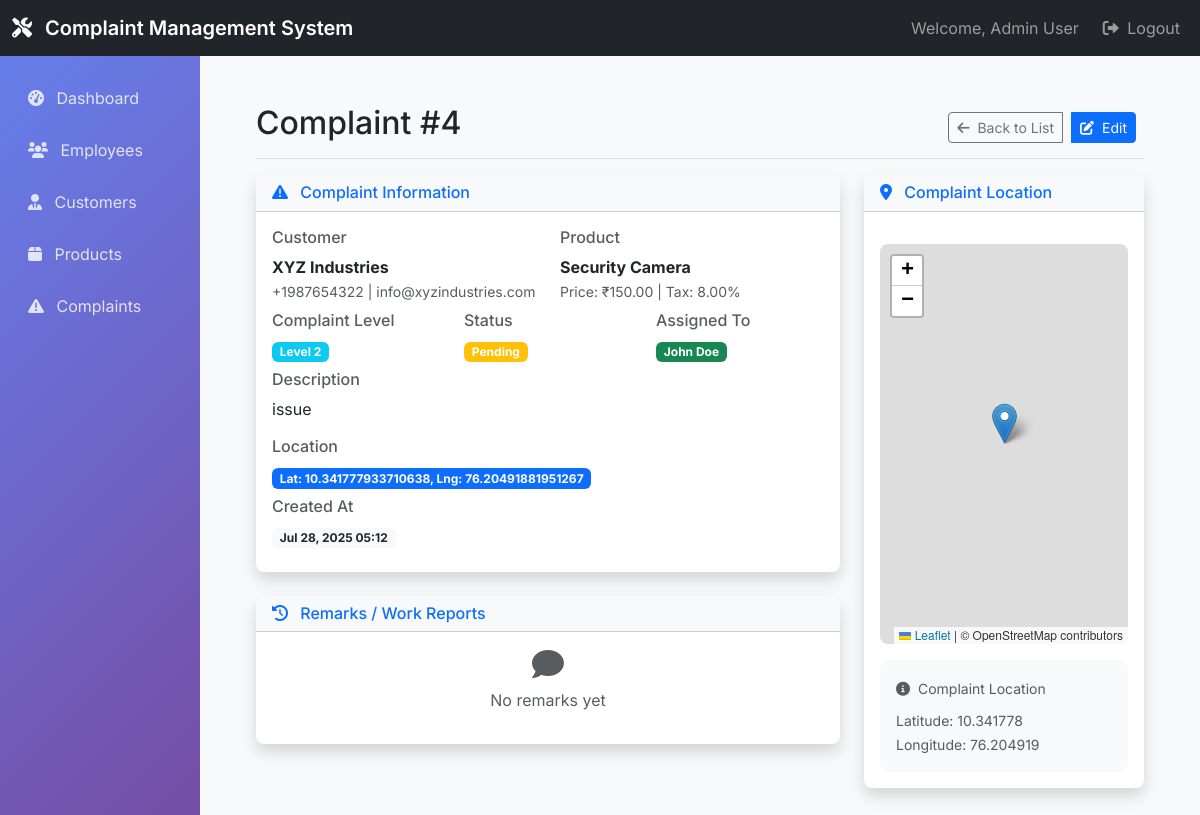
The app's page /admin_complaints/4/ (signed in) with its own data.
### complaints/models.py (models this page shows, shortened)
class User(AbstractUser):
    ROLE_CHOICES = (
        ('admin', 'Admin'),
        ('employee', 'Employee'),
    )
    role = models.CharField(max_length=10, choices=ROLE_CHOICES)

class Complaint(models.Model):
    COMPLAINT_LEVEL_CHOICES = (
        ('Level 1', 'Level 1'),
        ('Level 2', 'Level 2'),
        ('Level 3', 'Level 3'),
    )
    STATUS_CHOICES = (
        ('Pending', 'Pending'),
        ('Closed', 'Closed'),
        ('Not Closed', 'Not Closed'),
    )
    customer = models.ForeignKey(Customer, on_delete=models.CASCADE)
    product = models.ForeignKey(Product, on_delete=models.CASCADE)
    complaint_level = models.CharField(max_length=10, choices=COMPLAINT_LEVEL_CHOICES)
    description = models.TextField()
    location_lat = models.FloatField(blank=True, null=True)
    location_lng = models.FloatField(blank=True, null=True)
    status = models.CharField(max_length=20, choices=STATUS_CHOICES, default='Pending')
    assigned_to = models.ForeignKey(Employee, on_delete=models.SET_NULL, blank=True, null=True)
    created_by = models.ForeignKey(User, on_delete=models.CASCADE, related_name='created_complaints')
    created_at = models.DateTimeField(auto_now_add=True)

class Customer(models.Model):
    name = models.CharField(max_length=100)
    contact_number = models.CharField(max_length=15)
    email = models.EmailField()
    address = models.TextField()

class Product(models.Model):
    name = models.CharField(max_length=100)
    price = models.DecimalField(max_digits=10, decimal_places=2)
    tax = models.DecimalField(max_digits=5, decimal_places=2)  # in percent

class Employee(models.Model):
    user = models.OneToOneField(User, on_delete=models.CASCADE, related_name='employee_profile')
    phone = models.CharField(max_length=15)
    designation = models.CharField(max_length=100)
    salary = models.DecimalField(max_digits=10, decimal_places=2)
    address = models.TextField(blank=True, null=True)

### complaints/views.py (the view)
# urls.py: path('admin_complaints/<int:pk>/', views.complaint_detail, name='complaint_detail'),
@login_required
@user_passes_test(is_admin)
def complaint_detail(request, pk):
    complaint = get_object_or_404(Complaint, pk=pk)
    remarks = complaint.remarks.all().order_by('-timestamp')
    return render(request, 'admin_section/complaint_detail.html', {'complaint': complaint, 'remarks': remarks})

### complaints/views.py (called while the page is built)
def is_admin(user):
    return user.is_authenticated and user.role == 'admin'

### templates/admin_section/complaint_detail.html (shortened to what this page needs)
{% extends 'base.html' %}
{% block extra_css %}
<link rel="stylesheet" href="https://unpkg.com/leaflet@1.9.4/dist/leaflet.css" />
{% endblock %}
{% block content %}
<div class="d-flex justify-content-between flex-wrap flex-md-nowrap align-items-center pt-3 pb-2 mb-3 border-bottom">
    <h1 class="h2">Complaint #{{ complaint.id }}</h1>
    <div class="btn-toolbar mb-2 mb-md-0">
        <div class="btn-group me-2">
            <a href="{% url 'complaint_list' %}" class="btn btn-sm btn-outline-secondary">
                <i class="fas fa-arrow-left me-1"></i>
                Back to List
            </a>
            <a href="{% url 'complaint_edit' complaint.pk %}" class="btn btn-sm btn-primary ms-2">
                <i class="fas fa-edit me-1"></i>
                Edit
            </a>
        </div>
    </div>
</div>
<div class="row">
    <div class="col-md-8">
        <div class="card border-0 shadow mb-4">
            <div class="card-header bg-light">
                <h6 class="m-0 font-weight-bold text-primary">
                    <i class="fas fa-exclamation-triangle me-2"></i>
                    Complaint Information
                </h6>
            </div>
            <div class="card-body">
                <div class="row mb-2">
                    <div class="col-md-6">
                        <h6 class="text-muted">Customer</h6>
                        <p class="fw-bold mb-0">{{ complaint.customer.name }}</p>
                        <small class="text-muted">{{ complaint.customer.contact_number }} | {{ complaint.customer.email }}</small>
                    </div>
                    <div class="col-md-6">
                        <h6 class="text-muted">Product</h6>
                        <p class="fw-bold mb-0">{{ complaint.product.name }}</p>
                        <small class="text-muted">Price: ₹{{ complaint.product.price }} | Tax: {{ complaint.product.tax }}%</small>
                    </div>
                </div>
                <div class="row mb-2">
                    <div class="col-md-4">
                        <h6 class="text-muted">Complaint Level</h6>
                        <span class="badge bg-info">{{ complaint.complaint_level }}</span>
                    </div>
                    <div class="col-md-4">
                        <h6 class="text-muted">Status</h6>
                        <span class="badge bg-warning">{{ complaint.status }}</span>
                    </div>
                    <div class="col-md-4">
                        <h6 class="text-muted">Assigned To</h6>
                        {% if complaint.assigned_to %}
                            <span class="badge bg-success">{{ complaint.assigned_to.user.get_full_name|default:complaint.assigned_to.user.username }}</span>
                        {% else %}
                            <span class="badge bg-secondary">Unassigned</span>
                        {% endif %}
                    </div>
                </div>
                <div class="mb-2">
                    <h6 class="text-muted">Description</h6>
                    <p>{{ complaint.description }}</p>
                </div>
                <div class="mb-2">
                    <h6 class="text-muted">Location</h6>
                    {% if complaint.location_lat and complaint.location_lng %}
                        <span class="badge bg-primary">Lat: {{ complaint.location_lat }}, Lng: {{ complaint.location_lng }}</span>
                    {% else %}
                        <span class="badge bg-secondary">Not set</span>
                    {% endif %}
                </div>
                <div class="mb-2">
                    <h6 class="text-muted">Created At</h6>
                    <span class="badge bg-light text-dark">{{ complaint.created_at|date:"M d, Y H:i" }}</span>
                </div>
            </div>
        </div>
        <div class="card border-0 shadow">
            <div class="card-header bg-light">
                <h6 class="m-0 font-weight-bold text-primary">
                    <i class="fas fa-history me-2"></i>
                    Remarks / Work Reports
                </h6>
            </div>
            <div class="card-body">
                {% if remarks %}
                    <ul class="list-group">
                        {% for remark in remarks %}
                        <li class="list-group-item">
                            <div class="d-flex justify-content-between align-items-center">
                                <div>
                                    <strong>{{ remark.employee.user.get_full_name|default:remark.employee.user.username }}</strong>
                                    <span class="text-muted small">({{ remark.employee.designation }})</span>
                                </div>
                                <span class="text-muted small">{{ remark.timestamp|date:"M d, Y H:i" }}</span>
                            </div>
                            <div class="mt-2">{{ remark.remark }}</div>
                        </li>
                        {% endfor %}
                    </ul>
                {% else %}
                    <div class="text-center text-muted">
                        <i class="fas fa-comment fa-2x mb-2"></i>
                        <p>No remarks yet</p>
                    </div>
                {% endif %}
            </div>
        </div>
    </div>
    <div class="col-md-4">
        <div class="card border-0 shadow">
            <div class="card-header bg-light">
                <h6 class="m-0 font-weight-bold text-primary">
                    <i class="fas fa-map-marker-alt me-2"></i>
                    Complaint Location
                </h6>
            </div>
            <div class="card-body">
                {% if complaint.location_lat and complaint.location_lng %}
                    <div id="complaint-map"></div>
                    <div class="location-info">
                        <small class="text-muted">
                            <i class="fas fa-info-circle me-1"></i>
                            Complaint Location
                        </small>
                        <div class="mt-2">
                            <small class="text-muted">Latitude: <span id="lat-display">{{ complaint.location_lat|floatformat:6 }}</span></small><br>
                            <small class="text-muted">Longitude: <span id="lng-display">{{ complaint.location_lng|floatformat:6 }}</span></small>
                        </div>
                    </div>
                {% else %}
                    <div class="no-location">
                        <i class="fas fa-map-marker-alt fa-3x mb-3"></i>
                        <h6>No Location Data</h6>
                        <p class="mb-0">No location data available for this complaint</p>
                    </div>
                {% endif %}
            </div>
        </div>
    </div>
</div>
{% endblock %}

### templates/base.html (shortened to what this page needs)
<!DOCTYPE html>
<html lang="en">
<head>
    <link href="https://cdn.jsdelivr.net/npm/bootstrap@5.3.0/dist/css/bootstrap.min.css" rel="stylesheet">
    <link href="https://cdnjs.cloudflare.com/ajax/libs/font-awesome/6.0.0/css/all.min.css" rel="stylesheet">
    {% block extra_css %}{% endblock %}
</head>
<body>
    {% if user.is_authenticated %}
    <nav class="navbar navbar-expand-lg navbar-dark bg-dark">
        <div class="container-fluid">
            <a class="navbar-brand" href="#">
                <i class="fas fa-tools me-2"></i>
                Complaint Management System
            </a>
            <div class="navbar-nav ms-auto">
                <span class="navbar-text me-3">
                    Welcome, {{ user.get_full_name|default:user.username }}
                </span>
                <a class="nav-link" href="{% url 'logout' %}">
                    <i class="fas fa-sign-out-alt me-1"></i>
                    Logout
                </a>
            </div>
        </div>
    </nav>
    {% endif %}
    <div class="container-fluid">
        <div class="row">
            {% if user.is_authenticated %}
            <nav class="col-md-3 col-lg-2 d-md-block sidebar collapse">
                <div class="position-sticky pt-3">
                    {% if user.role == 'admin' %}
                    <ul class="nav flex-column">
                        <li class="nav-item">
                            <a class="nav-link" href="{% url 'admin_dashboard' %}">
                                <i class="fas fa-tachometer-alt me-2"></i>
                                Dashboard
                            </a>
                        </li>
                        <li class="nav-item">
                            <a class="nav-link" href="{% url 'employee_list' %}">
                                <i class="fas fa-users me-2"></i>
                                Employees
                            </a>
                        </li>
                        <li class="nav-item">
                            <a class="nav-link" href="{% url 'customer_list' %}">
                                <i class="fas fa-user-tie me-2"></i>
                                Customers
                            </a>
                        </li>
                        <li class="nav-item">
                            <a class="nav-link" href="{% url 'product_list' %}">
                                <i class="fas fa-box me-2"></i>
                                Products
                            </a>
                        </li>
                        <li class="nav-item">
                            <a class="nav-link" href="{% url 'complaint_list' %}">
                                <i class="fas fa-exclamation-triangle me-2"></i>
                                Complaints
                            </a>
                        </li>
                    </ul>
                    {% endif %}
                </div>
            </nav>
            {% endif %}
            <main class="col-md-9 ms-sm-auto col-lg-10 px-md-4">
                <div class="main-content">
                    {% block content %}{% endblock %}
                </div>
            </main>
        </div>
    </div>
</body>
</html>

### templates/base.html (style rules this page uses)
body { font-family: 'Inter', sans-serif; background-color: #f8f9fa; }
.navbar-brand { font-weight: 600; }
.card { border: none; box-shadow: 0 0.125rem 0.25rem rgba(0, 0, 0, 0.075); border-radius: 0.5rem; }
.btn-primary { background-color: #0d6efd; border-color: #0d6efd; }
.sidebar { min-height: 100vh; background: linear-gradient(135deg, #667eea 0%, #764ba2 100%); }
.sidebar .nav-link { color: rgba(255, 255, 255, 0.8); padding: 0.75rem 1rem; border-radius: 0.375rem; margin: 0.125rem 0; }
.main-content { padding: 2rem; }

### templates/admin_section/complaint_detail.html (style rules this page uses)
#complaint-map { height: 400px; width: 100%; border-radius: 0.5rem; margin-top: 1rem; }
.location-info { background-color: #f8f9fa; padding: 1rem; border-radius: 0.5rem; margin-top: 1rem; }

### records on screen
User: get_full_name "Admin User"
Complaint: id "4", customer.name "XYZ Industries", customer.contact_number "+1987654322", customer.email "info@xyzindustries.com", product.name "Security Camera", product.price "150.00", product.tax "8.00", complaint_level "Level 2", status "Pending", assigned_to.user.get_full_name "John Doe", description "issue", location_lat "10.341777933710638", location_lng "76.20491881951267", created_at "Jul 28, 2025 05:12", location_lat "10.341778", location_lng "76.204919"
